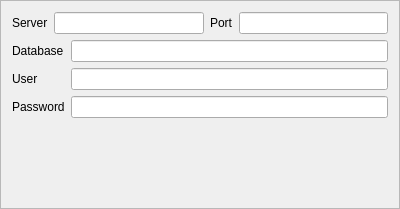
<?xml version="1.0" encoding="UTF-8"?>
<ui version="4.0">
 <class>SettingsDbFrame</class>
 <widget class="QFrame" name="SettingsDbFrame">
  <property name="geometry">
   <rect>
    <x>0</x>
    <y>0</y>
    <width>400</width>
    <height>209</height>
   </rect>
  </property>
  <property name="windowTitle">
   <string>Frame</string>
  </property>
  <property name="frameShape">
   <enum>QFrame::StyledPanel</enum>
  </property>
  <property name="frameShadow">
   <enum>QFrame::Raised</enum>
  </property>
  <layout class="QVBoxLayout" name="verticalLayout">
   <item>
    <layout class="QHBoxLayout" name="horizontalLayout">
     <item>
      <widget class="QLabel" name="label">
       <property name="text">
        <string>Server</string>
       </property>
      </widget>
     </item>
     <item>
      <widget class="QLineEdit" name="serverLine"/>
     </item>
     <item>
      <widget class="QLabel" name="label_2">
       <property name="text">
        <string>Port</string>
       </property>
      </widget>
     </item>
     <item>
      <widget class="QLineEdit" name="portLine"/>
     </item>
    </layout>
   </item>
   <item>
    <layout class="QGridLayout" name="gridLayout">
     <item row="0" column="1">
      <widget class="QLineEdit" name="databaseLine"/>
     </item>
     <item row="3" column="0">
      <widget class="QLabel" name="label_4">
       <property name="text">
        <string>User</string>
       </property>
      </widget>
     </item>
     <item row="3" column="1">
      <widget class="QLineEdit" name="userLine"/>
     </item>
     <item row="4" column="0">
      <widget class="QLabel" name="label_5">
       <property name="text">
        <string>Password</string>
       </property>
      </widget>
     </item>
     <item row="4" column="1">
      <widget class="QLineEdit" name="passwordLine">
       <property name="echoMode">
        <enum>QLineEdit::Password</enum>
       </property>
      </widget>
     </item>
     <item row="0" column="0">
      <widget class="QLabel" name="label_3">
       <property name="text">
        <string>Database</string>
       </property>
      </widget>
     </item>
    </layout>
   </item>
   <item>
    <spacer name="verticalSpacer">
     <property name="orientation">
      <enum>Qt::Vertical</enum>
     </property>
     <property name="sizeHint" stdset="0">
      <size>
       <width>20</width>
       <height>40</height>
      </size>
     </property>
    </spacer>
   </item>
  </layout>
 </widget>
 <resources/>
 <connections/>
</ui>
